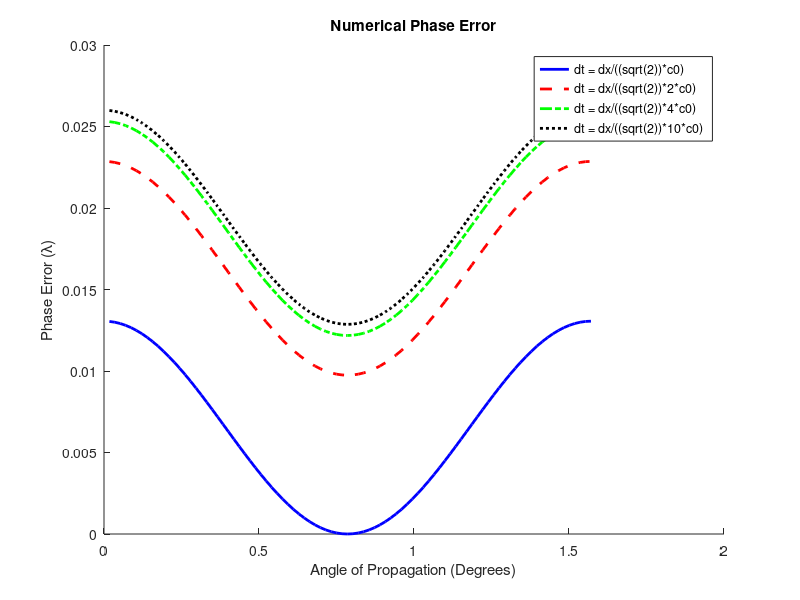

Recreate this plot in MATLAB.
clear; clc;

% Parameters
mu = 4*pi*1e-7; eps = 8.853e-12; c0 = 1/sqrt(mu*eps);
f = 1e9; lambda = c0/f; omega = 2*pi*f;
dx = lambda/20;
dy = lambda/20; % Cell sizes (λ/20)

% Different dt values
dt1 = dx/((sqrt(2))*c0); % Original dt
dt2 = dx/((sqrt(2))*2*c0); % dt = dx/((sqrt(2))*2*c0)
dt3 = dx/((sqrt(2))*4*c0); % dt = dx/((sqrt(2))*4*c0)
dt4 = dx/((sqrt(2))*10*c0); % dt = dx/((sqrt(2))*10*c0)

sinw = 0;
sinbetax = 0;
sinbetay = 0;
angles = 1:90; % Angle of propagation in degrees
beta_initial = omega/c0;
beta_tilde = beta_initial;

% Plot for different dt values
figure;
hold on;

for i = 1:90
    sinw = sin((omega*(dt1/2)))/(dt1/2);
    func = @(beta_tilde) ((mu*eps*((sinw)^2))-((sin((beta_tilde*cos(i*pi/180))*(dx/2))/(dx/2))^2) -((sin((beta_tilde*sin(i*pi/180))*(dy/2))/(dy/2))^2));
    beta_tilde = fsolve(func, beta_initial);
    beta_tilde_int1(i) = beta_tilde;
    phase_error1(i) = (abs(beta_initial - beta_tilde))*lambda;
end
plot(angles*pi/180, phase_error1, 'b-', 'LineWidth', 2, 'DisplayName', 'dt = dx/((sqrt(2))*c0)');

for i = 1:90
    sinw = sin((omega*(dt2/2)))/(dt2/2);
    func = @(beta_tilde) ((mu*eps*((sinw)^2))-((sin((beta_tilde*cos(i*pi/180))*(dx/2))/(dx/2))^2) -((sin((beta_tilde*sin(i*pi/180))*(dy/2))/(dy/2))^2));
    beta_tilde = fsolve(func, beta_initial);
    beta_tilde_int2(i) = beta_tilde;
    phase_error2(i) = (abs(beta_initial - beta_tilde))*lambda;
end
plot(angles*pi/180, phase_error2, 'r--', 'LineWidth', 2, 'DisplayName', 'dt = dx/((sqrt(2))*2*c0)');

for i = 1:90
    sinw = sin((omega*(dt3/2)))/(dt3/2);
    func = @(beta_tilde) ((mu*eps*((sinw)^2))-((sin((beta_tilde*cos(i*pi/180))*(dx/2))/(dx/2))^2) -((sin((beta_tilde*sin(i*pi/180))*(dy/2))/(dy/2))^2));
    beta_tilde = fsolve(func, beta_initial);
    beta_tilde_int3(i) = beta_tilde;
    phase_error3(i) = (abs(beta_initial - beta_tilde))*lambda;
end
plot(angles*pi/180, phase_error3, 'g-.', 'LineWidth', 2, 'DisplayName', 'dt = dx/((sqrt(2))*4*c0)');

for i = 1:90
    sinw = sin((omega*(dt4/2)))/(dt4/2);
    func = @(beta_tilde) ((mu*eps*((sinw)^2))-((sin((beta_tilde*cos(i*pi/180))*(dx/2))/(dx/2))^2) -((sin((beta_tilde*sin(i*pi/180))*(dy/2))/(dy/2))^2));
    beta_tilde = fsolve(func, beta_initial);
    beta_tilde_int4(i) = beta_tilde;
    phase_error4(i) = (abs(beta_initial - beta_tilde))*lambda;
end
plot(angles*pi/180, phase_error4, 'k:', 'LineWidth', 2, 'DisplayName', 'dt = dx/((sqrt(2))*10*c0)');

xlabel('Angle of Propagation (Degrees)');
ylabel('Phase Error (\lambda)');
title('Numerical Phase Error');
legend('Location', 'best');
hold off;